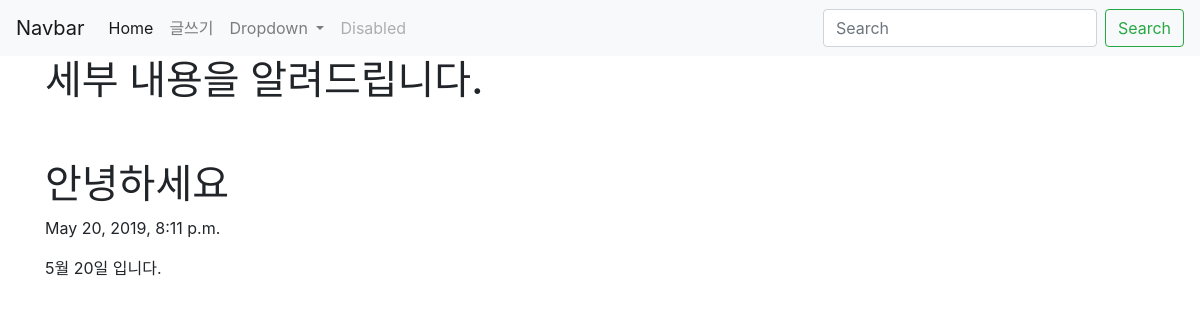
Page /blog/3 on the committed database.
### blog/models.py (models this page shows, shortened)
class Blog(models.Model):
    title = models.CharField(max_length = 200)
    pub_date = models.DateTimeField('date published')
    body = models.TextField()

### blog/views.py (the view)
# urls.py: path('blog/<int:blog_id>', blog.views.detail, name="detail"),
def detail(request, blog_id):
    details = get_object_or_404(Blog, pk=blog_id)
    return render(request, 'detail.html', {'detail' : details})

### blog/templates/detail.html (shortened to what this page needs)
<head>
    <link rel="stylesheet" href="https://stackpath.bootstrapcdn.com/bootstrap/4.3.1/css/bootstrap.min.css">
</head>
<body>
    <nav class="navbar navbar-expand-lg navbar-light bg-light">
        <a class="navbar-brand" href="#">Navbar</a>
        <div class="collapse navbar-collapse" id="navbarSupportedContent">
        <ul class="navbar-nav mr-auto">
            <li class="nav-item active">
                <a class="nav-link" href="{% url 'home' %}">Home <span class="sr-only">(current)</span></a>
            </li>
            <li class="nav-item">
                <a class="nav-link" href="{% url 'new' %}">글쓰기</a>
            </li>
            <li class="nav-item dropdown">
            <a class="nav-link dropdown-toggle" href="#" id="navbarDropdown" role="button" data-toggle="dropdown" aria-haspopup="true" aria-expanded="false">
                Dropdown
            </a>
            </li>
            <li class="nav-item">
            <a class="nav-link disabled" href="#" tabindex="-1" aria-disabled="true">Disabled</a>
            </li>
        </ul>
        <form class="form-inline my-2 my-lg-0">
            <input class="form-control mr-sm-2" type="search" placeholder="Search" aria-label="Search">
            <button class="btn btn-outline-success my-2 my-sm-0" type="submit">Search</button>
        </form>
        </div>
    </nav>
    <div class="container">
        <h1>세부 내용을 알려드립니다.</h1>
        <br><br>
        <h1>{{detail.title}}</h1>
        <p>{{detail.pub_date}}</p>
        <p>{{detail.body}}</p>
    </div>
</body>

### rows in the picture
Blog: title "안녕하세요", pub_date "May 20, 2019, 8:11 p.m.", body "5월 20일 입니다."
